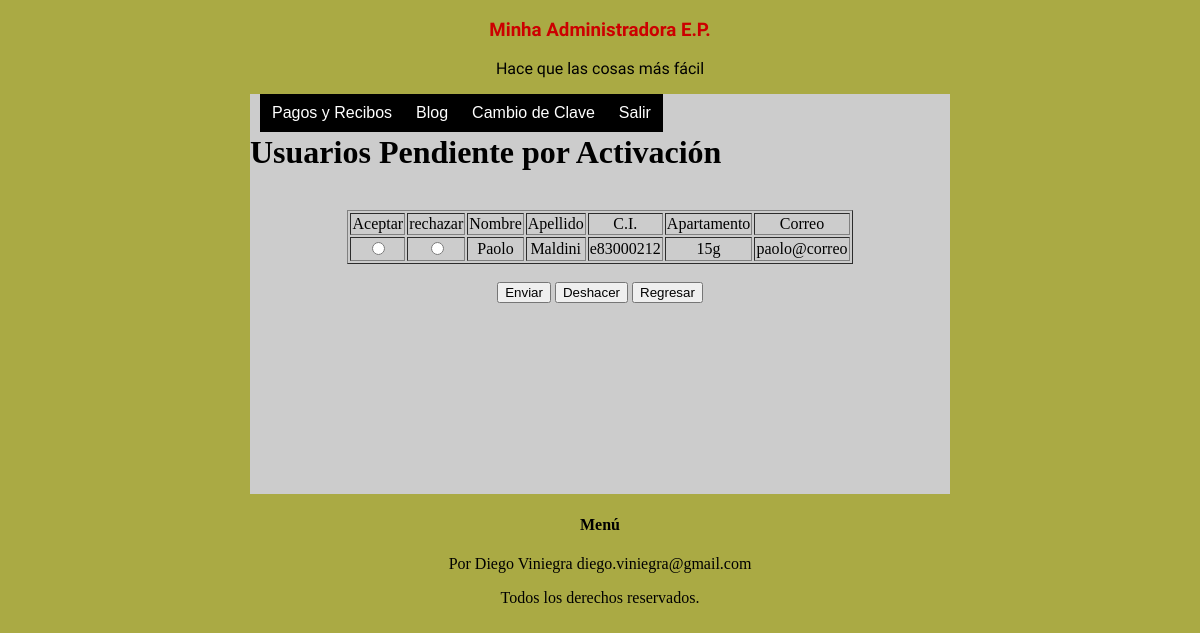
The page /pending_users.php on the database its author committed.
### tables this page shows
CREATE TABLE `userdata` (
  `udata_id` smallint(5) unsigned NOT NULL AUTO_INCREMENT,
  `udata_name` varchar(50) NOT NULL,
  `udata_surname` varchar(50) NOT NULL,
  `udata_ci` varchar(10) NOT NULL COMMENT 'cedula o rif',
  `udata_number` varchar(8) NOT NULL COMMENT 'numero de apartamento',
  `fk_user` smallint(5) unsigned NOT NULL,
  PRIMARY KEY (`udata_id`),
  KEY `fk_user` (`fk_user`),
  CONSTRAINT `link_users` FOREIGN KEY (`fk_user`) REFERENCES `users` (`user_id`)
);

### server.php (called while the page is built, shortened)
<?php
function q_exec($query){
    $res = mysql_query($query) or die("No puede procesar la consulta: " . mysql_error());
    return $res;
}
?>

### pending_users.php (the view, shortened to what this page needs)
<?php
require 'header.php';
require 'menu.php';
?>
<h1>Usuarios Pendiente por Activación</h1>
<br/>
<form class="" action="pending_users.php" method="post">
    <table align="center" border="1">
    <?php
    require 'server.php';
    $q = "SELECT udata_name AS 'Nombre',
    		udata_surname AS 'Apellido',
            udata_ci AS 'C.I.',
            udata_number AS 'Apartamento',
    		user_user AS 'Correo'
        FROM users, userdata WHERE fk_user = user_id AND user_active = 0";
    $r = q_exec($q);
    ?><tr> <td>Aceptar</td><td>rechazar</td> <?php
    for ($i = 0; $i < mysql_num_fields($r); $i++) {
        ?><td align="center"><?php echo mysql_field_name($r, $i) ?></td><?php
    }
    ?></tr><?php
    while ($f = mysql_fetch_assoc($r)) {
        ?><tr>
            <td align="center"><input type="radio" name="<?php echo $f['Correo']; ?>" value="1"></td>
            <td align="center"><input type="radio" name="<?php echo $f['Correo']; ?>" value="2"></td>
            <?php
        foreach ($f as $key => $value) {
            ?><td align="center"><?php echo $lista[$key] = $value; ?></td><?php
        }
        ?></tr><?php
    }
     ?>
    </table>
    <br/>
    <div class="" align="center">
        <button type="submit" name="pending_user_button" value="none">Enviar</button>
        <button type="reset">Deshacer</button>
        <button type="button" onclick="window.location.href='main.php'">Regresar</button>
    </div>
</form>
    <?php
require 'footer.php';
 ?>

### header.php (shortened to what this page needs)
<!DOCTYPE html>
<html>
    <head>
        <link href="/minha/statics/style.css" type="text/css" media="all" rel="stylesheet" />
    </head>
    <body>
        <header>
            <div class="titulo">
                <h3>Minha Administradora E.P.</h3>
                <p>Hace que las cosas más fácil</p>
            </div>

### menu.php (shortened to what this page needs)
	<ul class="nav">
		<li><a href="">Pagos y Recibos</a>
        </li>
		<li><a href="#">Blog</a></li>
		<li><a href="#">Cambio de Clave</a></li>
        <li><a href="login.php">Salir</a></li>
	</ul>
</header>
<main>
<br/>

### footer.php
        </main>
        <footer>
            <div class="">
                <h4>Menú</h4>
            </div>
            <div class="">
                <p>Por Diego Viniegra diego.viniegra@gmail.com</p>
                <p>Todos los derechos reservados.</p>
            </div>
        </footer>
    </body>
</html>

### statics/style.css (style rules this page uses)
body { background-color: #aa4 ; }
header { margin: auto; width: 760px; font-family: Arial, Helvetica, sans-serif; }
ul, ol { list-style:none; }
.nav > li { float:left; }
.nav li a { background-color:#000; color:#fff; text-decoration:none; padding:10px 12px; display:block; }
main { background-color: #ccc; width: 700px; height: 400px; margin: auto; }
.titulo { margin: auto; font-family: 'Ropa Sans', sans-serif; text-align: center; }
.titulo h3 { color: #c00; }
footer { text-align: center; }
html { overflow: hidden; }

### rows shown on the page
userdata: value "Paolo", value "Maldini", value "e83000212", value "15g", value "paolo@correo"

### other values the page prints
mysql_field_name($r, $i) "Nombre"
mysql_field_name($r, $i) "Apellido"
mysql_field_name($r, $i) "C.I."
mysql_field_name($r, $i) "Apartamento"
mysql_field_name($r, $i) "Correo"
